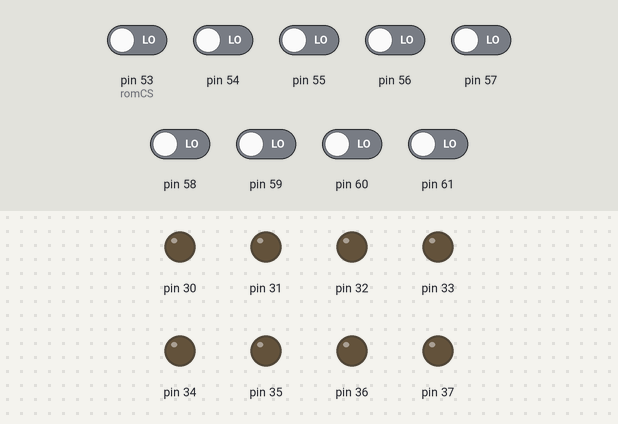
This sketch was run on a simulated Arduino Mega 2560, built with avr-gcc and run on an emulated ATmega2560. Parts: output pins drawn as LEDs (lit = HIGH). The inputs (shaded band) are chosen by the test bench; at power-on: pin 53 (romCS), pin 54–61 LOW.

Above: at 1.2 s.
1.3 s: pin 53 (romCS) driven HIGH
At 2.1 s:
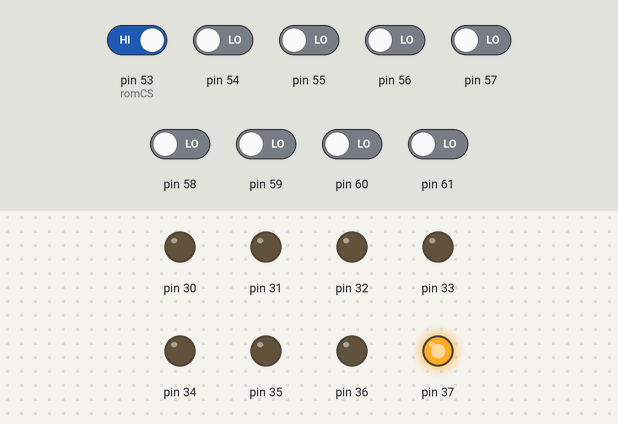
2.8 s: pin 55 driven HIGH
At 3.2 s:
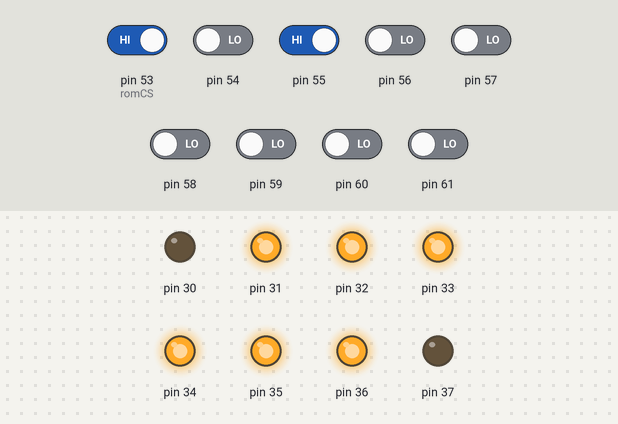
4.3 s: pin 58 driven HIGH
At 5.5 s:
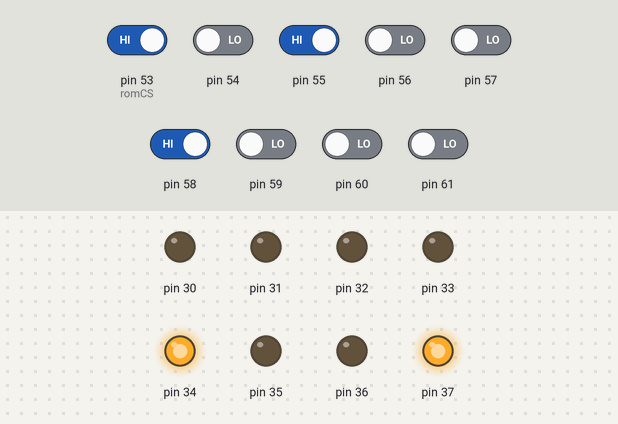
5.8 s: pin 54 driven HIGH
At 6.7 s:
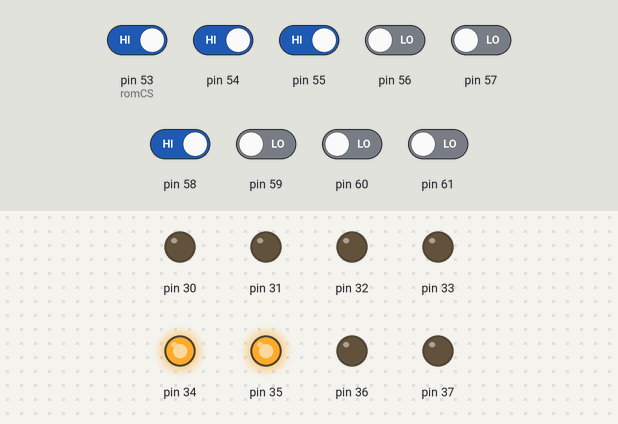
7.3 s: pin 56 driven HIGH
At 7.8 s:
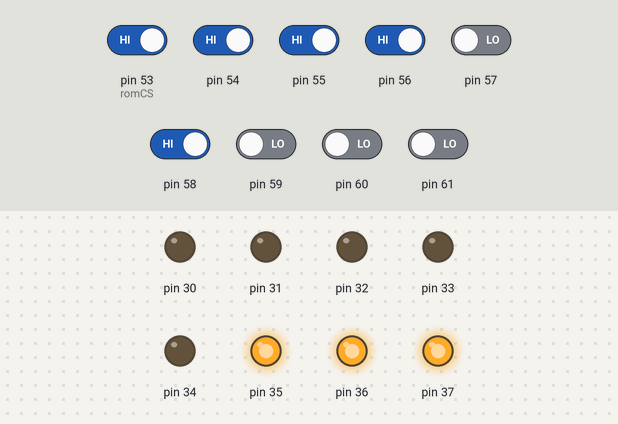
8.8 s: pin 60 driven HIGH
At 10.2 s:
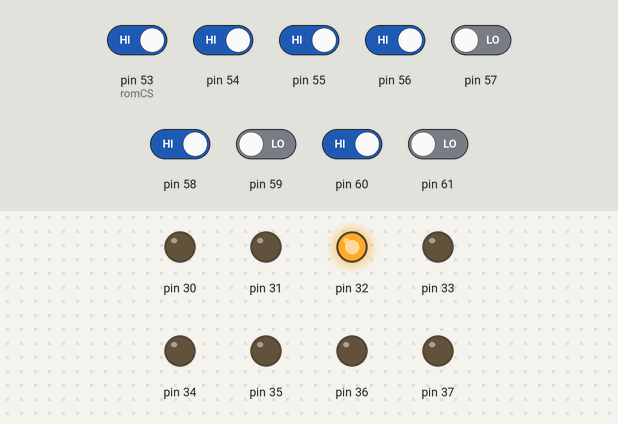
Timing chart, 0 to 11.3 s (numbered marks = the images above; inputs shaded):
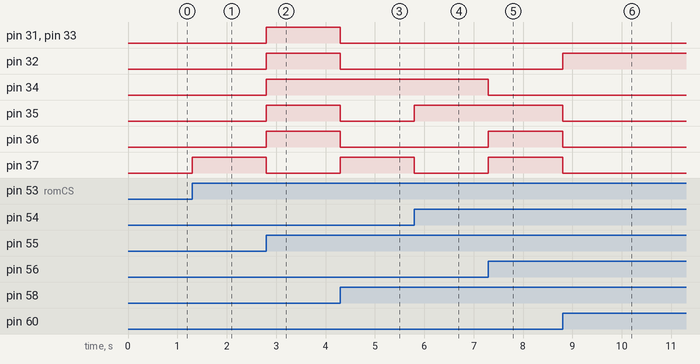

Measured:
- after the input at 1.3 s, pin 37: LOW → HIGH at once
- after the input at 2.8 s, pin 31–36: LOW → HIGH at once; pin 37: HIGH → LOW at once
- after the input at 4.3 s, pin 31–33, pin 35, pin 36: HIGH → LOW at once; pin 37: LOW → HIGH at once
- after the input at 5.8 s, pin 35: LOW → HIGH at once; pin 37: HIGH → LOW at once
- after the input at 7.3 s, pin 34: HIGH → LOW at once; pin 36, pin 37: LOW → HIGH at once
- after the input at 8.8 s, pin 32: LOW → HIGH at once; pin 35–37: HIGH → LOW at once

The sketch:

mega_6800_support.ino
```cpp
// pins config
// PORTF = address low byte
// PORTK = address high byte
// PORTC = Data
#define romCS 53
#define writeEnable 13

//constants


//PROM DATA
const byte PROGMEM prom[] = {0x01, 0x01, 0x7E, 0x00, 0x08, 0x01, 0x01, 0x01, 0x01, 0x01, 0x7E, 0x00, 0x00};


void setup() {

  Serial.begin(38400);

  //set address lines as inputs
  DDRF = B00000000;
  DDRK = B00000000;


  //set data lines to 0, so CPU resets operation to memory address 0;
  writeData(0);
}

void loop() {
  //write data for instructions
  if (digitalRead(romCS)){

    byte add = readLowAddress();

    if (add == 254 || add == 255) {
      writeData(0);
    } else {
     outputPROM(add);
   /*  Serial.print("address: ");
      Serial.print(add);
      //serialOutByte(add);
     Serial.print(" data: ");
      serialOutByte(prom[add]);
      Serial.println(); */
    }
  }

}

void setDataIn() {
  DDRC = B00000000;
}

void setDataOut() {
  DDRC = B11111111;
}

byte readLowAddress() {

  return PINF;
}

byte readHighAddress() {

  return PINK;
}

byte readData() {
  setDataIn();
  return PORTC;
}

void writeData(byte message) {
  setDataOut();
  PORTC = message;
}

void outputPROM(byte address) {
  byte data = prom[address];
  writeData(data);
}

void serialOutByte(byte message) {
  for (int j = 7; j > -1; j--) {
      Serial.print(bitRead(message, j));
  }
}
```
